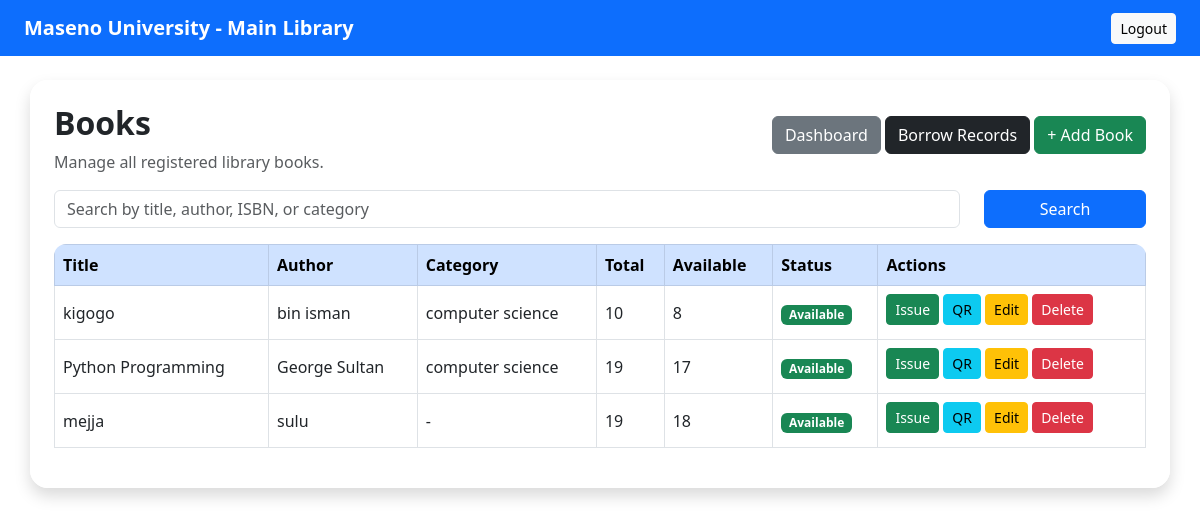
The page /books/ (signed in) on the database its author committed.
### core/models.py (models this page shows, shortened)
class SystemSettings(models.Model):
    school_name = models.CharField(max_length=200, default="Maseno SmartLib")
    library_name = models.CharField(max_length=200, default="School Library")
    school_email = models.EmailField(blank=True, null=True)
    school_phone = models.CharField(max_length=50, blank=True, null=True)
    address = models.CharField(max_length=255, blank=True, null=True)
    logo = models.ImageField(upload_to='logos/', blank=True, null=True)
    theme_color = models.CharField(max_length=20, default="#0d6efd")
    class Meta:
        verbose_name = "System Setting"
        verbose_name_plural = "System Settings"

class Book(models.Model):
    STATUS_CHOICES = [
        ('available', 'Available'),
        ('unavailable', 'Unavailable'),
    ]
    title = models.CharField(max_length=200)
    author = models.CharField(max_length=150)
    isbn = models.CharField(
        max_length=50,
        unique=True,
        blank=True,
        null=True
    )
    category = models.ForeignKey(
        Category,
        on_delete=models.SET_NULL,
        null=True,
        blank=True
    )
    publisher = models.CharField(max_length=150, blank=True)
    year_published = models.PositiveIntegerField(
        blank=True,
        null=True
    )
    total_copies = models.PositiveIntegerField(default=1)
    available_copies = models.PositiveIntegerField(default=1)
    status = models.CharField(
        max_length=20,
        choices=STATUS_CHOICES,
        default='available'
    )
    cover_image = models.ImageField(
        upload_to='book_covers/',
        blank=True,
        null=True
    )
    created_at = models.DateTimeField(auto_now_add=True)

class Category(models.Model):
    name = models.CharField(max_length=100, unique=True)
    class Meta:
        verbose_name_plural = "Categories"
    def __str__(self):
        return self.name

### core/views.py (the view, shortened to what this page needs)
# urls.py: path('books/', book_list, name='book_list'),
@login_required
def book_list(request):
    if not admin_or_librarian_required(request.user):
        return forbidden_page()
    query = request.GET.get('q', '').strip()
    books = Book.objects.all().order_by('-created_at')
    return render(request, 'core/book_list.html', {
        'system_settings': get_settings(),
        'books': books,
        'query': query
    })

### core/views.py (called while the page is built)
def get_settings():
    system_settings = SystemSettings.objects.order_by('-id').first()
    if system_settings is None:
        system_settings = SystemSettings.objects.create(
            school_name="Maseno University",
            library_name="Main Library",
            theme_color="#0d6efd"
        )
    return system_settings

def get_user_profile(user):
    profile, created = Profile.objects.get_or_create(
        user=user,
        defaults={'role': 'student'}
    )
    return profile

def admin_or_librarian_required(user):
    return get_user_profile(user).role in ['admin', 'librarian']

### templates/core/book_list.html (shortened to what this page needs)
<!DOCTYPE html>
<html>
<head>
    <link href="https://cdn.jsdelivr.net/npm/bootstrap@5.3.0/dist/css/bootstrap.min.css" rel="stylesheet">
</head>
<body>
<nav class="navbar navbar-dark px-4" style="background: {{ system_settings.theme_color }};">
    <span class="navbar-brand fw-bold">
        {{ system_settings.school_name }} - {{ system_settings.library_name }}
    </span>
    <a href="{% url 'logout' %}" class="btn btn-light btn-sm">
        Logout
    </a>
</nav>
<div class="container mt-4 p-4 shadow page-card">
    <div class="d-flex justify-content-between align-items-center mb-3 header-row">
        <div>
            <h2 class="fw-bold">Books</h2>
            <p class="text-muted mb-0">
                Manage all registered library books.
            </p>
        </div>
        <div class="top-actions">
            <a href="{% url 'dashboard' %}" class="btn btn-secondary">
                Dashboard
            </a>
            <a href="{% url 'borrow_records' %}" class="btn btn-dark">
                Borrow Records
            </a>
            <a href="{% url 'add_book' %}" class="btn btn-success">
                + Add Book
            </a>
        </div>
    </div>
    <form method="GET" class="row mb-3">
        <div class="col-12 col-md-10">
            <input
                type="text"
                name="q"
                value="{{ query }}"
                class="form-control"
                placeholder="Search by title, author, ISBN, or category"
            >
        </div>
        <div class="col-12 col-md-2 search-btn">
            <button class="btn btn-primary w-100">
                Search
            </button>
        </div>
    </form>
    <div class="table-responsive">
        <table class="table table-bordered table-hover align-middle">
            <thead class="table-primary">
                <tr>
                    <th>Title</th>
                    <th>Author</th>
                    <th>Category</th>
                    <th>Total</th>
                    <th>Available</th>
                    <th>Status</th>
                    <th>Actions</th>
                </tr>
            </thead>
            <tbody>
                {% for book in books %}
                <tr>
                    <td>{{ book.title }}</td>
                    <td>{{ book.author }}</td>
                    <td>{{ book.category|default:"-" }}</td>
                    <td>{{ book.total_copies }}</td>
                    <td>{{ book.available_copies }}</td>
                    <td>
                        {% if book.available_copies > 0 %}
                            <span class="badge bg-success">Available</span>
                        {% else %}
                            <span class="badge bg-danger">Unavailable</span>
                        {% endif %}
                    </td>
                    <td>
                        <div class="action-btns">
                            {% if book.available_copies > 0 %}
                                <a href="{% url 'issue_book' book.id %}" class="btn btn-sm btn-success">
                                    Issue
                                </a>
                            {% endif %}
                            <a href="{% url 'book_qr_print' book.id %}" class="btn btn-sm btn-info">
                                QR
                            </a>
                            <a href="{% url 'edit_book' book.id %}" class="btn btn-sm btn-warning">
                                Edit
                            </a>
                            <a href="{% url 'delete_book' book.id %}"
                               class="btn btn-sm btn-danger"
                               onclick="return confirm('Delete this book?');">
                                Delete
                            </a>
                        </div>
                    </td>
                </tr>
                {% empty %}
                <tr>
                    <td colspan="7" class="text-center">
                        No matching books found.
                    </td>
                </tr>
                {% endfor %}
            </tbody>
        </table>
    </div>
</div>
</body>
</html>

### templates/core/book_list.html (style rules this page uses)
body { background: url('https://images.unsplash.com/photo-1524995997946-a1c2e315a42f') no-repeat center center fixed; background-size: cover; }
.page-card { background: rgba(255,255,255,.95); border-radius: 18px; }
.top-actions a { margin-bottom: 8px; }
.action-btns a { margin-bottom: 6px; }
.table-responsive { border-radius: 12px; overflow-x: auto; }

### rows shown on the page
SystemSettings: school_name "Maseno University", library_name "Main Library"
Book: title "kigogo", author "bin isman", category "computer science", total_copies "10", available_copies "8", shows "Available", shows "Issue"
Book: title "Python Programming", author "George Sultan", category "computer science", total_copies "19", available_copies "17", shows "Available", shows "Issue"
Book: title "mejja", author "sulu", category "-", total_copies "19", available_copies "18", shows "Available", shows "Issue"
